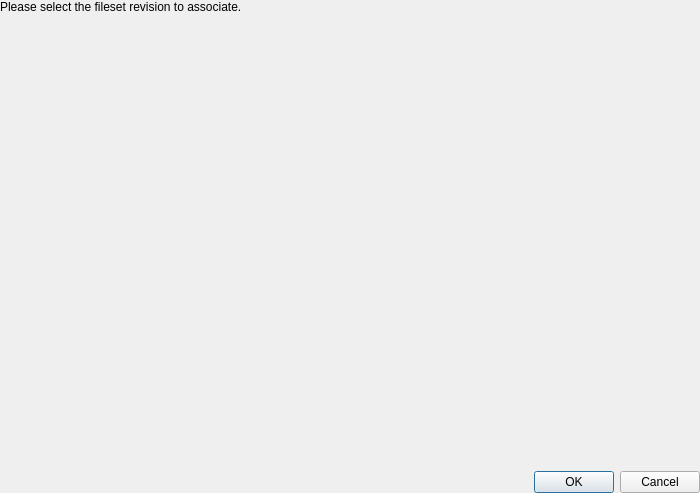
<?xml version="1.0" encoding="UTF-8"?>
<ui version="4.0">
 <class>AssociationRevisionsDialog</class>
 <widget class="QWidget" name="AssociationRevisionsDialog">
  <property name="geometry">
   <rect>
    <x>0</x>
    <y>0</y>
    <width>700</width>
    <height>493</height>
   </rect>
  </property>
  <property name="windowTitle">
   <string>Association Revisions</string>
  </property>
  <layout class="QVBoxLayout" name="verticalLayout">
   <property name="spacing">
    <number>0</number>
   </property>
   <property name="leftMargin">
    <number>0</number>
   </property>
   <property name="topMargin">
    <number>0</number>
   </property>
   <property name="rightMargin">
    <number>0</number>
   </property>
   <property name="bottomMargin">
    <number>0</number>
   </property>
   <item>
    <widget class="QLabel" name="label">
     <property name="text">
      <string>Please select the fileset revision to associate.</string>
     </property>
     <property name="margin">
      <number>9</number>
     </property>
    </widget>
   </item>
   <item>
    <widget class="AssociationRevisionsWidget" name="revisionsWidget" native="true">
     <property name="sizePolicy">
      <sizepolicy hsizetype="Expanding" vsizetype="Expanding">
       <horstretch>0</horstretch>
       <verstretch>0</verstretch>
      </sizepolicy>
     </property>
    </widget>
   </item>
   <item>
    <layout class="QHBoxLayout" name="horizontalLayout">
     <item>
      <spacer name="horizontalSpacer">
       <property name="orientation">
        <enum>Qt::Horizontal</enum>
       </property>
       <property name="sizeHint" stdset="0">
        <size>
         <width>40</width>
         <height>20</height>
        </size>
       </property>
      </spacer>
     </item>
     <item>
      <widget class="QDialogButtonBox" name="buttonBox">
       <property name="orientation">
        <enum>Qt::Horizontal</enum>
       </property>
       <property name="standardButtons">
        <set>QDialogButtonBox::Cancel|QDialogButtonBox::Ok</set>
       </property>
      </widget>
     </item>
    </layout>
   </item>
  </layout>
 </widget>
 <customwidgets>
  <customwidget>
   <class>AssociationRevisionsWidget</class>
   <extends>QWidget</extends>
   <header>FWAdminLib/AssociationRevisionsWidget.h</header>
   <container>1</container>
  </customwidget>
 </customwidgets>
 <resources/>
 <connections>
  <connection>
   <sender>buttonBox</sender>
   <signal>accepted()</signal>
   <receiver>AssociationRevisionsDialog</receiver>
   <slot>accept()</slot>
   <hints>
    <hint type="sourcelabel">
     <x>248</x>
     <y>254</y>
    </hint>
    <hint type="destinationlabel">
     <x>157</x>
     <y>274</y>
    </hint>
   </hints>
  </connection>
  <connection>
   <sender>buttonBox</sender>
   <signal>rejected()</signal>
   <receiver>AssociationRevisionsDialog</receiver>
   <slot>reject()</slot>
   <hints>
    <hint type="sourcelabel">
     <x>316</x>
     <y>260</y>
    </hint>
    <hint type="destinationlabel">
     <x>286</x>
     <y>274</y>
    </hint>
   </hints>
  </connection>
 </connections>
</ui>
